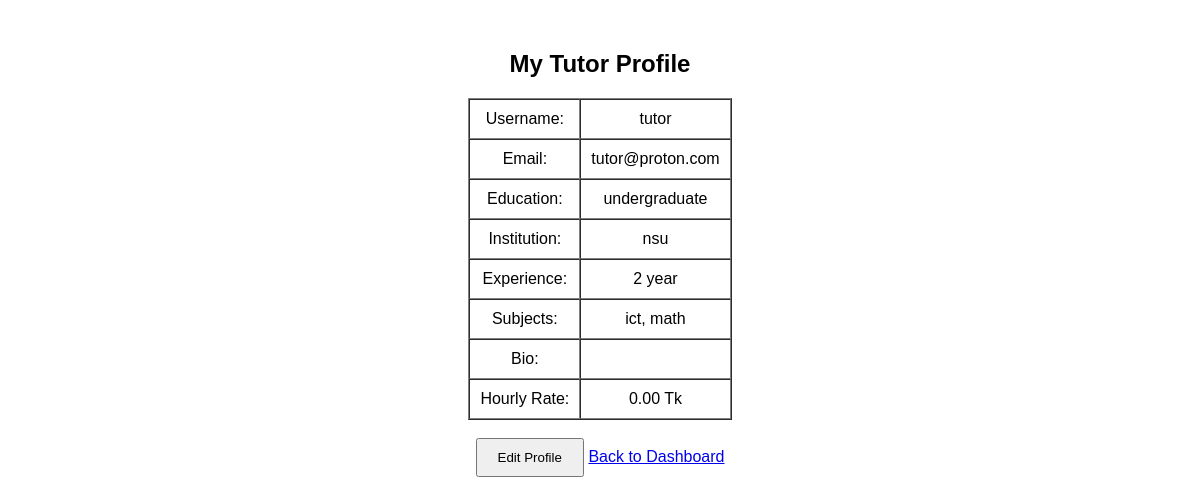
/View/vw_tutor/v_tutor_profile.php (signed in), run on an earlier commit of the app's database.
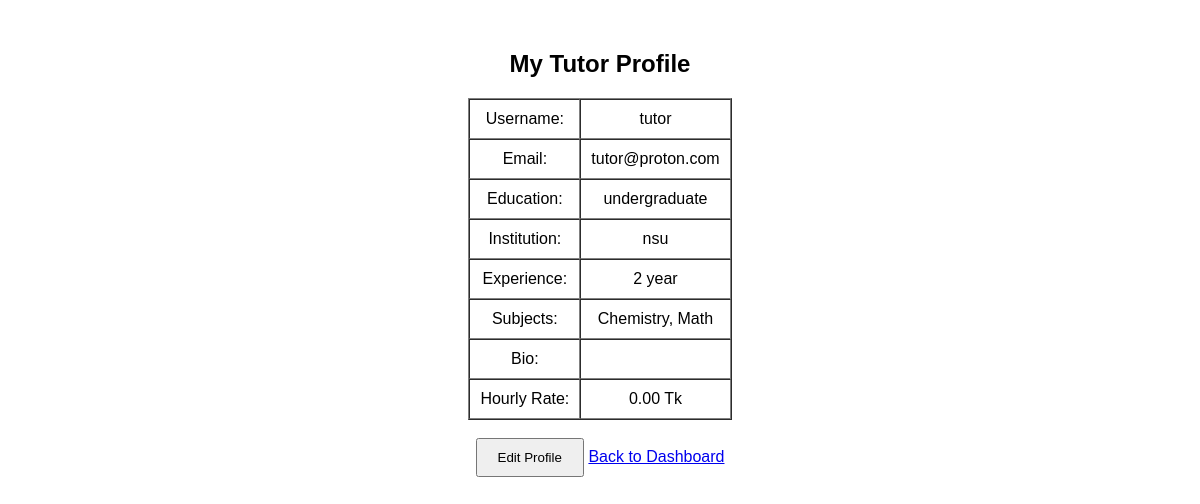
And on a later commit of the database.
### tables this page shows
CREATE TABLE `tutor_profiles` (
  `profile_id` int(11) NOT NULL,
  `user_id` int(11) NOT NULL,
  `education_background` varchar(255) DEFAULT NULL,
  `institution` varchar(255) DEFAULT NULL,
  `experience` varchar(50) DEFAULT NULL,
  `subjects` varchar(255) DEFAULT NULL,
  `short_bio` text DEFAULT NULL,
  `hourly_rate` decimal(10,2) DEFAULT 0.00
);

CREATE TABLE `users` (
  `id` int(11) NOT NULL,
  `username` varchar(50) NOT NULL,
  `password` varchar(255) NOT NULL,
  `email` varchar(100) NOT NULL,
  `role` enum('admin','tutor','student-guardian') NOT NULL,
  `status` varchar(10) NOT NULL DEFAULT 'active'
);

### Model/m_profiles.php (called while the page is built, shortened)
<?php
function getTutorData($user_id) {
    $conn = dbConnect();
    $sql = "SELECT u.username, u.email, t.* FROM users u
            JOIN tutor_profiles t ON u.id = t.user_id
            WHERE u.id = '$user_id'";
    $result = mysqli_query($conn, $sql);
    return mysqli_fetch_assoc($result);
}
?>

### View/vw_tutor/v_tutor_profile.php (the view, shortened to what this page needs)
<?php
require_once("../../Model/m_profiles.php");
$data = getTutorData($_SESSION['user_id']);
?>
<!DOCTYPE html>
<html>
<head><title>My Profile</title><link rel="stylesheet" href="../v_css/common.css"></head>
<body>
    <h2>My Tutor Profile</h2>
    <table border="1" cellpadding="10" cellspacing="0" align="center">
        <tr><td>Username:</td><td><?php echo $data['username']; ?></td></tr>
        <tr><td>Email:</td><td><?php echo $data['email']; ?></td></tr>
        <tr><td>Education:</td><td><?php echo $data['education_background']; ?></td></tr>
        <tr><td>Institution:</td><td><?php echo $data['institution']; ?></td></tr>
        <tr><td>Experience:</td><td><?php echo $data['experience']; ?></td></tr>
        <tr><td>Subjects:</td><td><?php echo $data['subjects']; ?></td></tr>
        <tr><td>Bio:</td><td><?php echo $data['short_bio']; ?></td></tr>
        <tr><td>Hourly Rate:</td><td><?php echo $data['hourly_rate']; ?> Tk</td></tr>
    </table>
    <br>
    <a href="v_tutor_edit_profile.php"><button>Edit Profile</button></a>
    <a href="v_tutor_home.php">Back to Dashboard</a>
</body>
</html>

What changed in the data, as far as the page shows it:
changed tutor_profiles "undergraduate": subjects "ict, math" → "Chemistry, Math"
